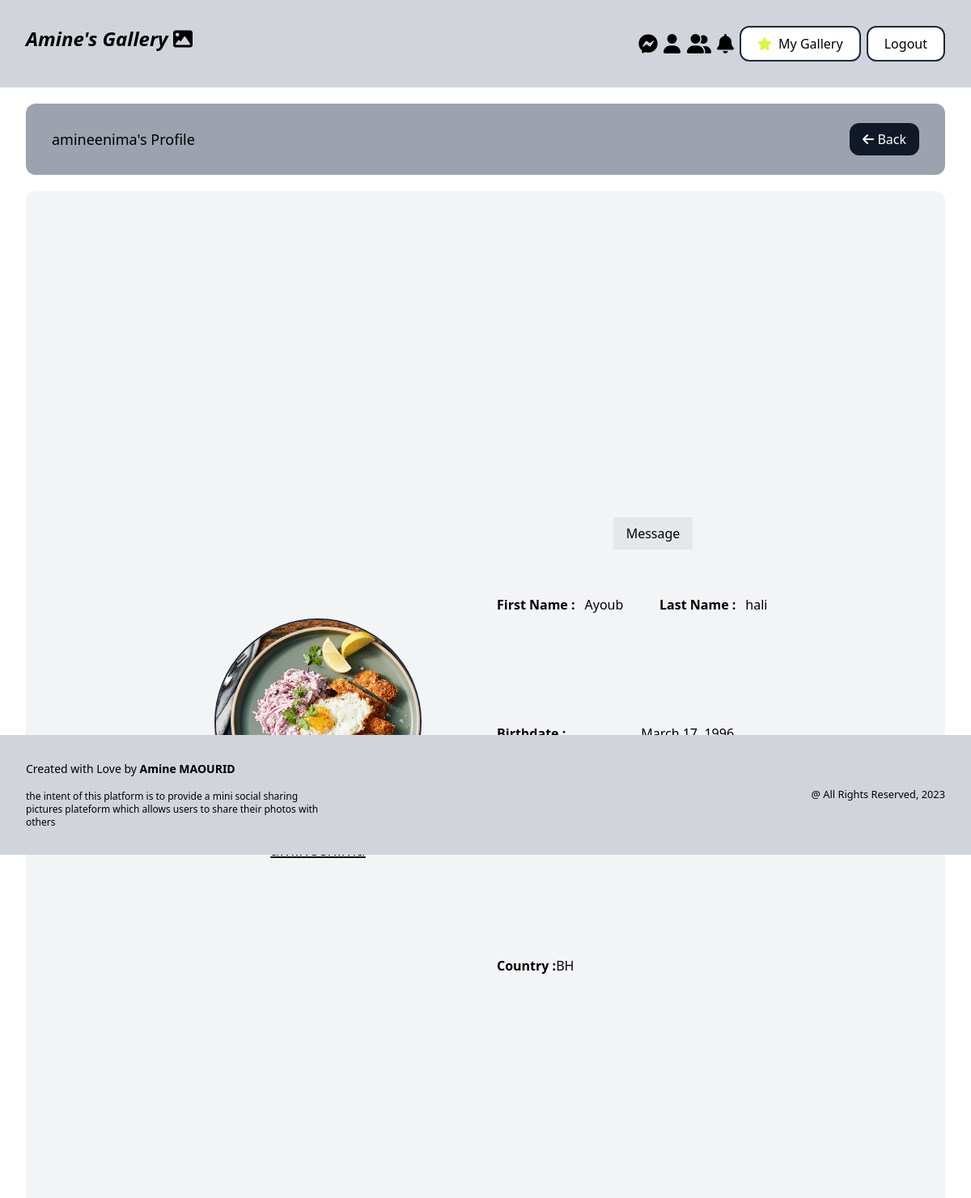
Page /profile/amineenima/ (signed in) on the committed database.
### userprofile/models.py (models this page shows, shortened)
class UserProfile(models.Model) :
    first_name = models.CharField(blank=True, null=True, max_length=100)
    last_name = models.CharField(blank=True, null=True, max_length=100)
    birthdate = models.DateField(blank=True, null=True)
    bio = models.CharField(max_length=300, null=True, blank=True)
    user = models.ForeignKey(User, related_name='profile_data', on_delete=models.CASCADE)
    profile_picture = models.ImageField(blank=True, null=True, upload_to='profile/')
    country = CountryField(default='US')

### userprofile/views.py (the view)
# urls.py: path('<str:username>/', views.get_profile, name='view_profile'),
@login_required
def get_profile(request, username) :
    try :
        user = User.objects.get(username=username)
    except User.DoesNotExist :
        messages.error(request, 'Not found 404')
        return redirect(reverse('gallery'))
    user_profile_data = UserProfile.objects.filter(user=user)
    context = {}
    are_we_friends = False
    i_invited_him = False
    he_invited_me = False
    no_invitation = True
    have_i_already_sent_a_friendship_request = FriendshipRequest.objects.filter(initiated_by=request.user, sent_to=user).exists()
    if have_i_already_sent_a_friendship_request :
        i_invited_him = True
        no_invitation = False
        if FriendshipRequest.objects.filter(initiated_by=request.user, sent_to=user).first().status == True :
            are_we_friends = True
    has_he_already_sent_a_friendship_request_to_me = FriendshipRequest.objects.filter(initiated_by = user, sent_to=request.user).exists()
    if has_he_already_sent_a_friendship_request_to_me :
        he_invited_me = True
        no_invitation = False
        if FriendshipRequest.objects.filter(initiated_by=user, sent_to=request.user).first().status == True :
            are_we_friends = True
    if user_profile_data.exists():
        country = Country(user_profile_data.first().country)
        if country :
            context = {'user_profile_data' : user_profile_data.first(), 'username' : username,
                       'country_data' : country,
                       'are_we_friends' : are_we_friends,
                       'i_invited_him' : i_invited_him,
                       'he_invited_me' : he_invited_me,
                       'no_invitation' : no_invitation}
        else :
            context = {'user_profile_data' : user_profile_data.first(), 'username' : username,
                       'are_we_friends' : are_we_friends,
                       'i_invited_him' : i_invited_him,
                       'he_invited_me' : he_invited_me,
                       'no_invitation' : no_invitation}
        return render(request, 'userprofile/user_profile.html', context)
    else :
        context = {'username' : username, 'are_we_friends' : are_we_friends,
                   'i_invited_him' : i_invited_him,
                   'he_invited_me' : he_invited_me,
                   'no_invitation' : no_invitation}
        return render(request, 'userprofile/user_profile.html', context)

### userprofile/templates/userprofile/user_profile.html (shortened to what this page needs)
{% extends 'userprofile/base.html' %}
{% load static %}
{% load countries %}
{% block content %}
    <div class="h-screen flex flex-col">
        <div class="flex justify-between py-6 px-8 bg-gray-400 rounded-xl mb-5 items-center">
            <h3 class="text-lg">{{username}}'s Profile </h3>
            <button class="py-2 px-4 bg-gray-900 text-white hover:bg-gray-700 rounded-xl">
                <a href="{% url 'profile:my_profile' %}" class="flex items-center">
                    <i class="fa-solid fa-arrow-left"></i>
                    <p class="ml-1">Back</p>
                </a>
            </button>
        </div>
        <div class="h-full bg-gray-100 rounded-xl p-6 flex flex-col items-center">
            {% if user_profile_data %}
                <div class="grid grid-cols-2 gap-3 h-full w-3/4">
                    <div class="flex flex-col items-center justify-center">
                        <div class="bg-gray-200 rounded-full border-2 border-slate-800 w-64 h-64 overflow-clip">
                            {% if user_profile_data.profile_picture %}
                            <img src="{{user_profile_data.profile_picture.url}}" alt="profile_picture"
                            class="w-full h-full object-cover">
                            {% else %}
                                <img src="{% static 'profile/anonymous.avif' %}" alt="anonymous_profile"
                                class="w-full h-full object-cover">
                            {% endif %}
                        </div>
                        <p class="text-xl underline my-4"> {{username}} </p>
                    </div>
                    <div class="flex justify-center items-center">
                        <div class="grid grid-cols-2 gap-4 h-1/2 p-2">
                            <div class="col-span-2 flex items-center">
                                {% if are_we_friends %}
                                    <button class="py-2 px-4 bg-gray-200 hover:bg-gray-600 hover:text-white m-auto">
                                        Message
                                    </button>
                                {% endif %}
                            </div>
                            <div class="flex">
                                <label class="font-bold mr-3">First Name : </label>
                                <p>{{user_profile_data.first_name}}</p>
                            </div>
                            <div class="flex">
                                <label class="font-bold mr-3">Last Name : </label>
                                <p>{{user_profile_data.last_name}}</p>
                            </div>
                            <div class="col-span-2 flex items-center">
                                <label class="font-bold">Birthdate :</label>
                                <p class="m-auto"> {{user_profile_data.birthdate}} </p>
                            </div>
                            <div class="col-span-2 flex flex-col">
                                <label class="font-bold">Bio :</label>
                                <p class="h-fit"> {{user_profile_data.bio}} </p>
                            </div>
                            <div class="col-span-2 flex items-center">
                                <label class="font-bold">Country :</label>
                                {% if country_data %}
                                <div class="flex items-center m-auto ">
                                    <p class="mr-2"> {{country_data.name}}</p>
                                    <img src="{{country_data.flag}}" alt='country_flag' class="border-1 border-slate-800 w-8">
                                </div>
                                {% else %}
                                    <p>{{user_profile_data.country}}</p>
                                {% endif %}
                            </div>
                        </div>
                    </div>
                </div>
            {% endif %}
        </div>
    </div>
{% endblock %}

### rows in the picture
UserProfile: profile_picture (picture), first_name "Ayoub", last_name "hali", birthdate "March 17, 1996", country "BH"

### other values in the picture
{{ username }} "amineenima"
